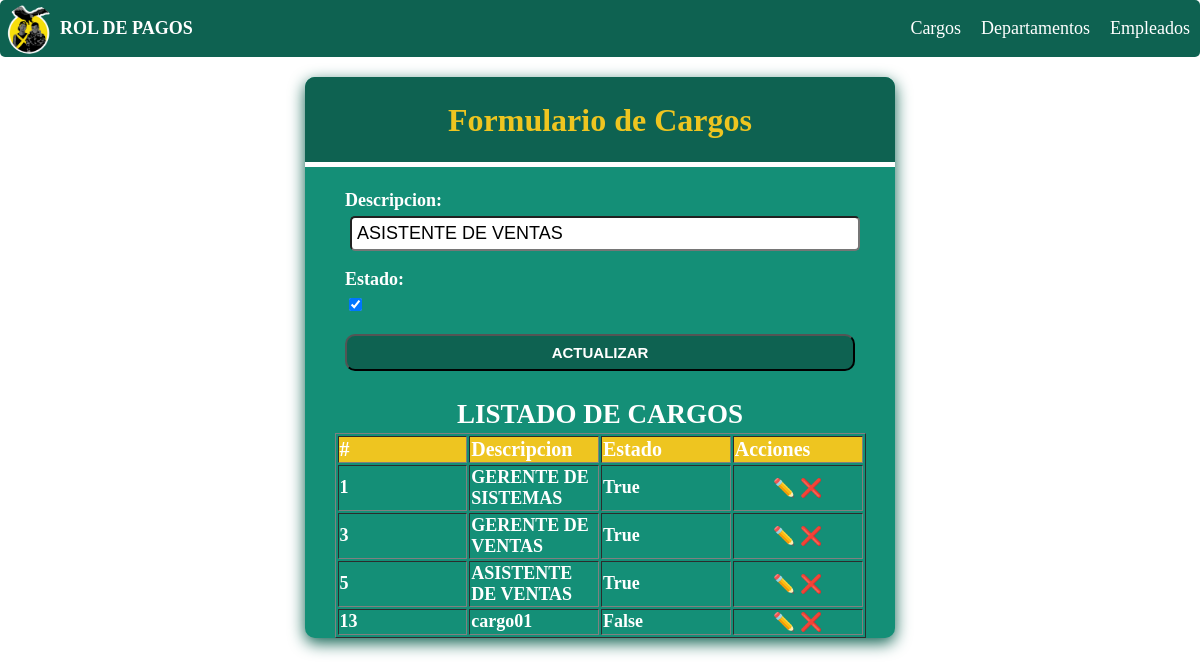
The app's page /editar_cargo/5 with its own data.
### appnomina/models.py (models this page shows, shortened)
class Cargo(models.Model):
    descripcion = models.CharField(max_length=100, blank=False, null=True)
    estado = models.BooleanField(default=True)
    fecha_creacion = models.DateTimeField(auto_now_add=False, auto_now=True)
    class Meta:
        verbose_name = "Cargo"
        verbose_name_plural = "Cargos"
        ordering = ['id']

### appnomina/views.py (the view)
# urls.py: path('editar_cargo/<int:id>',editarCargo,name="editar_cargo" ),
def editarCargo(request,id):
    error,cargo_form=None,None
    try:
        cargo = Cargo.objects.get(id=id)
        if request.method == "GET":
            cargo_form = CargoForm(instance=cargo)
        else:
            cargo_form = CargoForm(request.POST,instance=cargo)
            if cargo_form.is_valid():
                cargo_form.save()
                return redirect('cargo')
    except Exception as e:
        error=e
    cargos = Cargo.objects.all()
    return render (request, "pages/cargo.html", {'cargoForm': cargo_form, 'cargos':cargos, 'accion':'Actualizar'})

### appnomina/forms.py
class CargoForm(forms.ModelForm):
    class Meta:
        model = Cargo
        fields = ['descripcion','estado']
        widgets = {
            'descripcion':forms.TextInput(attrs={
                'placeholder':'Ingrese cargo',
                'class':'form-group',
                'required':True
            }),
        }

### templates/pages/cargo.html (shortened to what this page needs)
{% extends "inicio.html" %}
{% load static %}
{% block css %}
   <link rel="stylesheet" href="{% static 'css/form.css' %}" />
{% endblock %}
{% block contenido %}
      <section class="form-container">
        <div class="form-header" >
          <h1>Formulario de Cargos </h1>
        </div>
        <form method="POST" id="form-cargo" class="form">
          {{ cargoForm.as_p }}
          <button
            id="enviar"
            type="submit"
            name="enviar">
            {{ accion }}
          </button>
        </form>
        <div class="consulta none table-responsive" id="consulta">
          <h2>Listado de Cargos</h2>
          <table class="consulta-est" id="consulta-est" border="1">
             <thead >
                <th >#</th>
                <th>Descripcion</th>
                <th>Estado</th>
                <th>Acciones</th>
             </thead>
             <tbody class="detalle-est" id="detalle-est">
                {% for cargo in cargos  %}
                <tr>
                  <td>{{cargo.id}}</td>
                  <td>{{cargo.descripcion}}</td>
                  <td>{{cargo.estado}}</td>
                  <td class="acciones">
                    <a href="{% url 'editar_cargo' cargo.id %}">✏️</a>
                    <a href="{% url 'eliminar_cargo' cargo.id %}">❌</a>
                  </td>
                </tr>
                {% endfor %}
             </tbody>
          </table>
       </div>
      </section>
 {% endblock %}

### static/css/main.css (style rules this page uses)
:root { --primary-color: #0E6251; --secundary-color: #9c000e; --boton-success:#81f0b2; --boton-secundary:#148F77; --boton-warning:#eec520; --boton-cancelar:#fe4093; --font-size:18px; --font-color:#000; --font-color-reverse:#fff; }
html { box-sizing: border-box; font-size: var(--font-size); scroll-behavior: smooth; color:var(--font-color); }
*,*:before,*:after { box-sizing: inherit; }
body { margin:0; overflow-x: hidden; box-sizing: inherit; background: url("../img/m.png"); background-size: cover; }
a { text-decoration: none; color:var(--font-color-reverse) }

### static/css/form.css (style rules this page uses)
.form-container { background-color: var(--boton-secundary); max-width: 50%; min-width: 240px; border-radius: 10px; box-shadow: 0px 5px 16px 0px var(--primary-color); overflow: hidden; color: var(--font-color-reverse); font-weight: 900; margin: 0 auto; }
.form-header { background: var(--primary-color); padding: 1px; text-align: center; border-bottom: 5px solid var(--font-color-reverse); line-height:30px; }
.form-header h1 { color: var(--boton-warning); font-size: 32px; }
form { padding: 5px 40px; }
.form-group input, .form-group select, .form-group textarea, .form-group { display: block; width: 100%; padding: 5px; margin: 5px; font-size: 1rem; border-radius: 5px; }
.form label { margin: 5px auto; display: block; }
.form button { display: block; width: 100%; padding: 8px; background: var(--primary-color); border-radius: 10px; color: var(--font-color-reverse); cursor: pointer; font-weight: 900; font-size: 15px; text-transform: uppercase; transition: background-color 0.3s ease-in-out; }
.table-responsive { width: 100%; overflow-y: hidden; -ms-overflow-style: -ms-autohiding-scrollbar; display: flex; flex-direction:column; justify-content: center; align-items: center; }
.consulta h2 { color: var(--font-color-reverse); text-transform: uppercase; margin-bottom: 3px; }
.consulta-est { width: 90%; }
.consulta-est th { background-color: var(--boton-warning); color:var(--font-color-reverse); font-size:20px; text-align: center; }
.consulta-est th, td { width: 25%; text-align: left; }
.detalle-est .acciones { text-align: center; }

### records on screen
Cargo: descripcion "ASISTENTE DE VENTAS", estado "☑", id "5", estado "True"
Cargo: id "1", descripcion "GERENTE DE SISTEMAS", estado "True"
Cargo: id "3", descripcion "GERENTE DE VENTAS", estado "True"
Cargo: id "13", descripcion "cargo01", estado "False"

### other values on screen
{{ accion }} "ACTUALIZAR"
